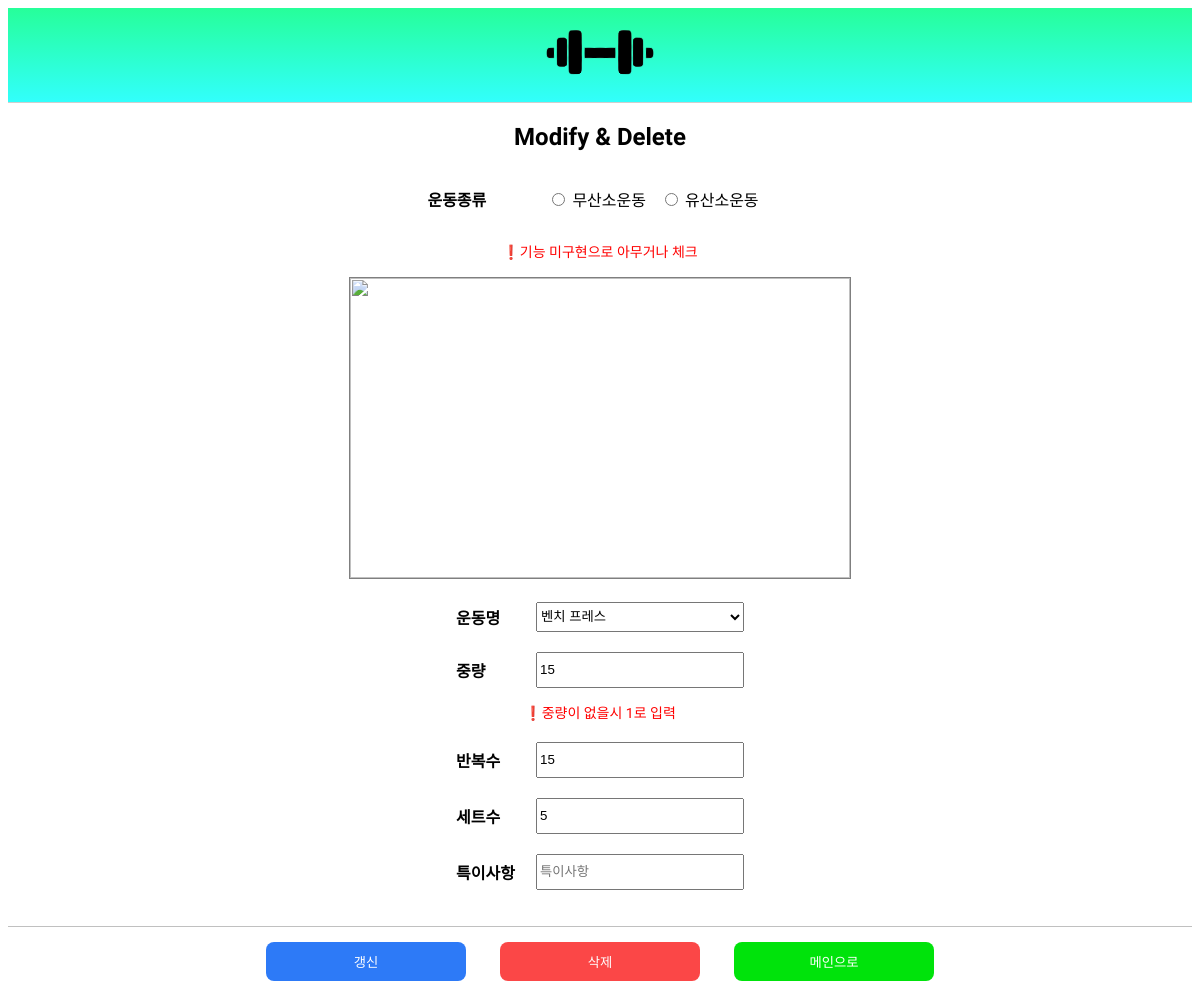
The app's page /crud/workoutMemo/4 with its own data.
### apps/crud/models.py (models this page shows)
class WorkOut(db.Model):
    __tablename__="workout"
    id = db.Column(db.Integer, primary_key = True)
    exName = db.Column(db.String)
    weight = db.Column(db.Integer)
    repeat = db.Column(db.Integer)
    setRp = db.Column(db.Integer)
    text = db.Column(db.Integer)
    createDate =db.Column(db.DateTime, default=today)

### apps/crud/views.py (the view, shortened to what this page needs)
@crud.route("workoutMemo/<workout_id>", methods=["GET","POST"])
def editWorkOut(workout_id):
    form = WorkOutForm()
    workout = WorkOut.query.filter_by(id=workout_id).first()
    form.exName.data = workout.exName
    form.weight.data = workout.weight
    form.repeat.data = workout.repeat
    form.setRp.data = workout.setRp
    form.text.data = workout.text
    return render_template("crud/edit.html", workout=workout, form=form)

### apps/crud/forms.py
class WorkOutForm(FlaskForm):
    check = RadioField(
        "운동종류",
        choices=[[0, "무산소운동"], [1, "유산소운동"]],
        validators=[
            DataRequired(message="운동종류")
        ]
    )
    exName = SelectField(
        "운동명",
        default="데드리프트",
        choices=["데드리프트","런지","레그 레이즈","레그 프레스","벤치 프레스","사이드 래터럴 레이즈","스쿼트","풀 업","푸시업",],
        validators=[
            DataRequired(message="운동명"),
        ]
    )
    weight = IntegerField(
        "중량",
        default=1,
    )
    repeat = IntegerField(
        "반복수",
        default=1,
        validators=[
            DataRequired(message="반복수"),
        ]
    )
    setRp = IntegerField(
        "세트수",
        default=1,
        validators=[
            DataRequired(message="세트수")
        ]
    )
    text = StringField(
        "특이사항",
    )
    submit = SubmitField("기록하기")

### apps/crud/templates/crud/edit.html (shortened to what this page needs)
{% extends "crud/base.html" %}
{% block content %}
<form action="{{ url_for('crud.editWorkOut', workout_id=workout.id )}}" method="POST" novalidate="novalidate">
    <h2>Modify & Delete</h2>
    <p>
    <div class="formContainer">
        <div class="formName">{{ form.check.label }}</div>
        <br />{{ form.check(placeholder="운동종류") }}
    </div>
    <p class="info">기능 미구현으로 아무거나 체크</p>
    </p>
    <img id="output" alt="" src="" />
    <div class="formContainer">
        <div class="formName">{{ form.exName.label }}</div>
        <div class="formValue" id="formValue">{{ form.exName(placeholder="운동이름") }}</div>
    </div>
    <p>
    <div class="formContainer">
        <div class="formName">{{ form.weight.label }}</div>
        <div class="formValue">{{ form.weight(placeholder="중량") }}</div>
    </div>
    <p class="info">중량이 없을시 1로 입력</p>
    </p>
    <p>
    <div class="formContainer">
        <span class="formName">{{ form.repeat.label }}</span>
        <div class="formValue">{{ form.repeat(placeholder="반복수") }}</div>
    </div>
    </p>
    <p>
    <div class="formContainer">
        <div class="formName">{{ form.setRp.label }}</div>
        <div class="formValue">{{ form.setRp(placeholder="세트수") }}</div>
    </div>
    </p>
    <p>
    <div class="formContainer">
        <div class="formName">{{ form.text.label }}</div>
        <div class="formValue">{{ form.text(placeholder="특이사항") }}</div>
    </div>
    </p>
    <span class="error">
    </span>
    <div class="footer">
        <input style="width: 200px;" type="submit" value="갱신" onclick="Modify()" />
        <form action="{{ url_for('crud.deleteWorkOut', workout_id=workout.id)}}" method="POST">
            <button class="viewBtn" style="color: white;" type="submit" onclick="Delete()"
                formaction="{{ url_for('crud.deleteWorkOut', workout_id=workout.id)}}" method="POST">삭제</button>
        </form>
        <button class="mainBtn">
            <a href="/crud">메인으로</a>
        </button>
    </div>
</form>
{% endblock %}

### apps/crud/static/style.css (style rules this page uses)
body { font-family: "Nanum Gothic", sans-serif; text-align: center; -webkit-user-drag: none; -khtml-user-drag: none; -moz-user-drag: none; -o-user-drag: none; }
a { color: white !important; text-decoration: none; }
input[type="submit" i] { margin: 15px; width: 300px; border: none; border-radius: 8px; padding: 10px; color: white; background-color: rgb(45, 122, 247); cursor: pointer; }
li { list-style: none; margin-right: 14px; }
.footer { width: 100%; bottom: 0; position: sticky; border-top: 1px solid rgb(192, 192, 192); background-color: white; z-index: 999; }
.mainBtn { color: white; margin: 15px; border: none; width: 200px; border-radius: 8px; padding: 10px; background-color: rgb(0, 227, 11); cursor: pointer; }
.viewBtn { color: white; margin: 15px; border: none; width: 200px; border-radius: 8px; padding: 10px; background-color: rgb(251, 71, 71); cursor: pointer; }
.formContainer { margin-top: 20px; display: flex; justify-content: center; align-items: center; }
.formName { font-weight: bold; width: 65px; text-align: start; margin-right: 15px; }
#check { display: flex; justify-content: center; align-items: center; }
.formValue input { height: 30px; width: 200px; }
select { height: 30px; width: 208px; }
.error { display: block; padding: 10px; color: rgb(255, 65, 65) !important; font-size: 15px; transition: 1; border-radius: 8px; }
.info { color: red; font-size: 14px; }
.info:before { content: '❗️'; }
#output { width: 500px; height: 300px; border: 0.5px solid rgb(127, 127, 127); transition: all 0.2s linear; background-color: white; }

### records on screen
WorkOut: exName "벤치 프레스", weight "15", repeat "15", setRp "5"
